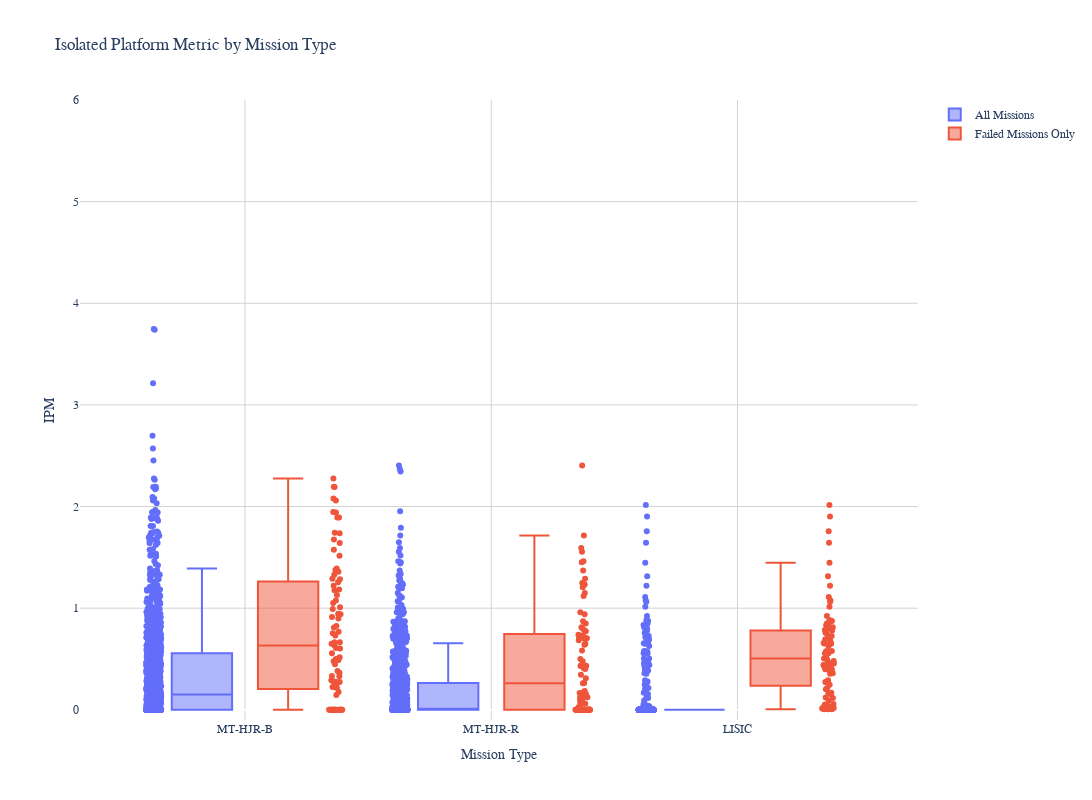

Notebook cell for this chart:
### Code cell
import plotly.graph_objects as go

# Define the colors for the box plots
all_missions_color = '#636EFA'
failed_missions_color = '#EF553B'

# Define the box plots
all_box = go.Box(x=all_x_ticks, y=all_missions, jitter=0.25, pointpos=-1.6, boxpoints='all', line=dict(color=all_missions_color), name='All Missions')
failed_box = go.Box(x=failed_x_ticks, y=failed_missions, jitter=0.25, pointpos=+1.6, boxpoints='all', line=dict(color=failed_missions_color), name='Failed Missions Only')

# Define the layout
layout = go.Layout(title='Isolated Platform Metric by Mission Type',
                   xaxis=dict(title='Mission Type'),
                   yaxis=dict(title='IPM', range=[-0.1, 6]),
                   plot_bgcolor='white',
                   xaxis_showgrid=True, yaxis_showgrid=True, 
                   xaxis_gridcolor='lightgrey', yaxis_gridcolor='lightgrey',
                   boxmode='group')

# Define the figure and add the box plots to it
fig = go.Figure(data=[all_box, failed_box], layout=layout)

# Set the dimensions of the figure
fig.update_layout(height=800, width=1200)

# Show the plot
fig.show()

### Figure 1 — Plotly figure (JSON) as saved in the notebook; plotly's stock layout.template omitted (floating-point values rounded to 4 significant figures; data arrays with more than 128 entries replaced by an {"elided": "..."} marker saying what was removed)
{"data": [{"boxpoints": "all", "jitter": 0.25, "line": {"color": "#636EFA"}, "name": "All Missions", "pointpos": -1.6, "type": "box", "x": {"elided": "3090 str values"}, "y": {"elided": "3090 float values"}}, {"boxpoints": "all", "jitter": 0.25, "line": {"color": "#EF553B"}, "name": "Failed Missions Only", "pointpos": 1.6, "type": "box", "x": {"elided": "255 str values"}, "y": {"elided": "255 float values"}}], "layout": {"boxmode": "group", "height": 800, "plot_bgcolor": "white", "title": {"text": "Isolated Platform Metric by Mission Type"}, "width": 1200, "xaxis": {"gridcolor": "lightgrey", "showgrid": true, "title": {"text": "Mission Type"}}, "yaxis": {"gridcolor": "lightgrey", "range": [-0.1, 6], "showgrid": true, "title": {"text": "IPM"}}}}
